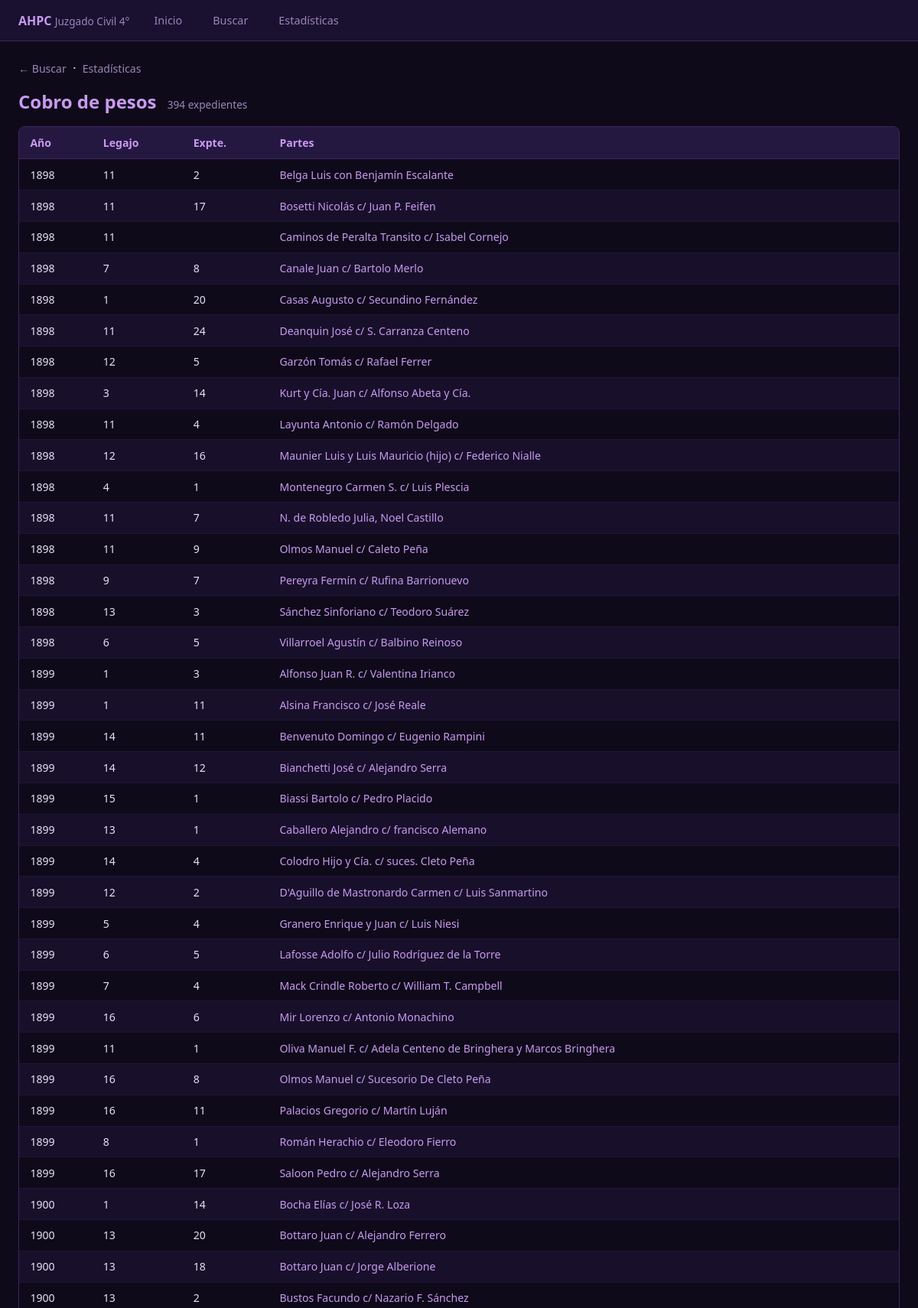
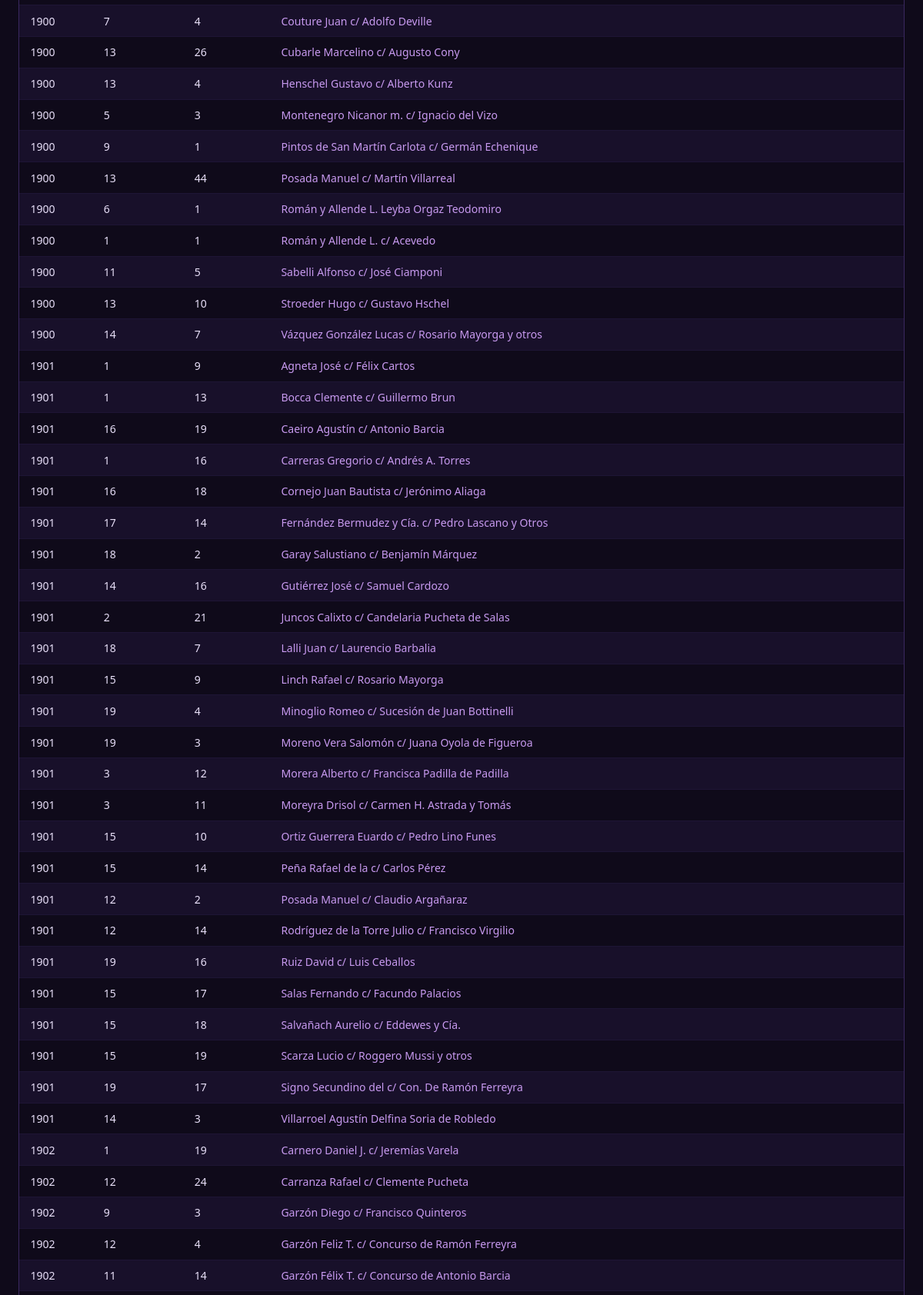
The app's page /causa/Cobro de pesos (upper part) with its own data (2 pictures, top to bottom).
### tables this page shows
CREATE TABLE registros (
    id INTEGER PRIMARY KEY AUTOINCREMENT,
    anio INTEGER,
    legajo TEXT,
    expediente TEXT,
    partes TEXT,
    causa TEXT
);

### app.py (the view)
@app.route('/causa/<path:nombre>')
def por_causa(nombre):
    rows = query("""SELECT id, anio, legajo, expediente, partes, causa
                    FROM registros WHERE causa = ?
                    ORDER BY anio ASC, partes ASC""", (nombre,))
    if not rows:
        return "Causa no encontrada", 404
    return render_template('por_causa.html', causa=nombre, registros=[dict(r) for r in rows])

### app.py (called while the page is built)
def get_db():
    conn = sqlite3.connect(DB_PATH)
    conn.row_factory = sqlite3.Row
    return conn

def query(sql, params=()):
    conn = get_db()
    cur = conn.cursor()
    cur.execute(sql, params)
    rows = cur.fetchall()
    conn.close()
    return rows

### templates/por_causa.html (shortened to what this page needs)
{% extends "base.html" %}
{% block body %}
<div class="container">
  <div style="margin-bottom:1rem">
    <a href="/buscar" style="color:var(--muted);font-size:.88rem">← Buscar</a>
    &nbsp;·&nbsp;
    <a href="/estadisticas" style="color:var(--muted);font-size:.88rem">Estadísticas</a>
  </div>
  <div class="page-title">
    {{ causa }}
    <small>{{ registros|length }} expediente{{ 's' if registros|length != 1 }}</small>
  </div>
  <div class="tbl-wrap">
    <table>
      <thead>
        <tr><th>Año</th><th>Legajo</th><th>Expte.</th><th>Partes</th></tr>
      </thead>
      <tbody>
        {% for r in registros %}
        <tr>
          <td>{{ r.anio or '' }}</td>
          <td>{{ r.legajo or '' }}</td>
          <td>{{ r.expediente or '' }}</td>
          <td><a href="/detalle/{{ r.id }}">{{ r.partes }}</a></td>
        </tr>
        {% endfor %}
      </tbody>
    </table>
  </div>
</div>
{% endblock %}

### templates/base.html (style rules this page uses)
:root { --bg:#0f0a1a; --surface:#1a1030; --surface2:#251840; --accent:#9b59d0; --accent2:#c89af0; --accent3:#6c3a9e; --text:#e8dff8; --muted:#9a87b8; --border:#3a2860; --row1:#fff; --row2:#f5f0ff; }
* { box-sizing:border-box;margin:0;padding:0 }
body { background:var(--bg);color:var(--text);font-family:'Segoe UI',sans-serif;min-height:100vh }
a { color:var(--accent2);text-decoration:none }
.container { max-width:1200px;margin:0 auto;padding:1.5rem }
.page-title { font-size:1.5rem;font-weight:700;margin-bottom:1rem;color:var(--accent2) }
.page-title small { font-size:.85rem;color:var(--muted);font-weight:400;margin-left:.5rem }
.tbl-wrap { overflow-x:auto;border-radius:8px;border:1px solid var(--border) }
table { width:100%;border-collapse:collapse;font-size:.88rem }
thead th { background:var(--surface2);color:var(--accent2);padding:.7rem .9rem;text-align:left;font-weight:600;white-space:nowrap;border-bottom:1px solid var(--border) }
tbody tr:nth-child(even) { background:#18102a }
tbody td { padding:.65rem .9rem;border-bottom:1px solid #1e1535;vertical-align:top }

### records on screen
registros: anio "1898", legajo "11", expediente "2", partes "Belga Luis con Benjamín Escalante"
registros: anio "1898", legajo "11", expediente "17", partes "Bosetti Nicolás c/ Juan P. Feifen"
registros: anio "1898", legajo "11", partes "Caminos de Peralta Transito c/ Isabel Cornejo"
registros: anio "1898", legajo "7", expediente "8", partes "Canale Juan c/ Bartolo Merlo"
registros: anio "1898", legajo "1", expediente "20", partes "Casas Augusto c/ Secundino Fernández"
registros: anio "1898", legajo "11", expediente "24", partes "Deanquin José c/ S. Carranza Centeno"
registros: anio "1899", legajo "1", expediente "3", partes "Alfonso Juan R. c/ Valentina Irianco"
registros: anio "1899", legajo "1", expediente "11", partes "Alsina Francisco c/ José Reale"
registros: anio "1899", legajo "14", expediente "11", partes "Benvenuto Domingo c/ Eugenio Rampini"
registros: anio "1899", legajo "14", expediente "12", partes "Bianchetti José c/ Alejandro Serra"
registros: anio "1899", legajo "15", expediente "1", partes "Biassi Bartolo c/ Pedro Placido"
registros: anio "1899", legajo "13", expediente "1", partes "Caballero Alejandro c/ francisco Alemano"
registros: anio "1899", legajo "14", expediente "4", partes "Colodro Hijo y Cía. c/ suces. Cleto Peña"
registros: anio "1899", legajo "12", expediente "2", partes "D'Aguillo de Mastronardo Carmen c/ Luis Sanmartino"
registros: anio "1900", legajo "1", expediente "14", partes "Bocha Elías c/ José R. Loza"
registros: anio "1900", legajo "13", expediente "20", partes "Bottaro Juan c/ Alejandro Ferrero"
registros: anio "1900", legajo "13", expediente "18", partes "Bottaro Juan c/ Jorge Alberione"
registros: anio "1900", legajo "13", expediente "2", partes "Bustos Facundo c/ Nazario F. Sánchez"
registros: anio "1900", legajo "7", expediente "4", partes "Couture Juan c/ Adolfo Deville"
registros: anio "1900", legajo "13", expediente "26", partes "Cubarle Marcelino c/ Augusto Cony"
registros: anio "1901", legajo "1", expediente "9", partes "Agneta José c/ Félix Cartos"
registros: anio "1901", legajo "1", expediente "13", partes "Bocca Clemente c/ Guillermo Brun"
registros: anio "1901", legajo "16", expediente "19", partes "Caeiro Agustín c/ Antonio Barcia"
registros: anio "1901", legajo "1", expediente "16", partes "Carreras Gregorio c/ Andrés A. Torres"
registros: anio "1901", legajo "16", expediente "18", partes "Cornejo Juan Bautista c/ Jerónimo Aliaga"
registros: anio "1902", legajo "1", expediente "19", partes "Carnero Daniel J. c/ Jeremías Varela"
registros: anio "1902", legajo "12", expediente "24", partes "Carranza Rafael c/ Clemente Pucheta"

### other values on screen
{{ causa }} "Cobro de pesos"
{{ registros|length }} "394"
{{ 's' if registros|length != 1 }} "s"
{{ r.anio or '' }} "1898" "1898" "1898" "1898" "1898" "1898" "1898" "1898" "1898" "1898" "1899" "1899" "1899" "1899" "1899" "1899" "1899" "1899" "1899" "1900" "1900" "1900" "1900" "1900" "1900" "1900" "1900" "1900" "1901" "1901" "1901" "1901" "1901" "1901" "1901" "1901" "1901" "1901" "1901" "1901" "1901" "1901" "1901" "1901" "1901" "1901" "1901" "1901" "1902" "1902" "1902"
{{ r.legajo or '' }} "12" "3" "11" "12" "4" "11" "11" "9" "13" "6" "5" "6" "7" "16" "11" "16" "16" "8" "16" "13" "5" "9" "13" "6" "1" "11" "13" "14" "17" "18" "14" "2" "18" "15" "19" "19" "3" "3" "15" "15" "12" "12" "19" "15" "15" "15" "19" "14" "9" "12" "11"
{{ r.expediente or '' }} "5" "14" "4" "16" "1" "7" "9" "7" "3" "5" "4" "5" "4" "6" "1" "8" "11" "1" "17" "4" "3" "1" "44" "1" "1" "5" "10" "7" "14" "2" "16" "21" "7" "9" "4" "3" "12" "11" "10" "14" "2" "14" "16" "17" "18" "19" "17" "3" "3" "4" "14"
{{ r.partes }} "Garzón Tomás c/ Rafael Ferrer" "Kurt y Cía. Juan c/ Alfonso Abeta y Cía." "Layunta Antonio c/ Ramón Delgado" "Maunier Luis y Luis Mauricio (hijo) c/ Federico Nialle" "Montenegro Carmen S. c/ Luis Plescia" "N. de Robledo Julia, Noel Castillo" "Olmos Manuel c/ Caleto Peña" "Pereyra Fermín c/ Rufina Barrionuevo" "Sánchez Sinforiano c/ Teodoro Suárez" "Villarroel Agustín c/ Balbino Reinoso" "Granero Enrique y Juan c/ Luis Niesi" "Lafosse Adolfo c/ Julio Rodríguez de la Torre" "Mack Crindle Roberto c/ William T. Campbell" "Mir Lorenzo c/ Antonio Monachino" "Oliva Manuel F. c/ Adela Centeno de Bringhera y Marcos Bringhera" "Olmos Manuel c/ Sucesorio De Cleto Peña" "Palacios Gregorio c/ Martín Luján" "Román Herachio c/ Eleodoro Fierro" "Saloon Pedro c/ Alejandro Serra" "Henschel Gustavo c/ Alberto Kunz" "Montenegro Nicanor m. c/ Ignacio del Vizo" "Pintos de San Martín Carlota c/ Germán Echenique" "Posada Manuel c/ Martín Villarreal" "Román y Allende L. Leyba Orgaz Teodomiro" "Román y Allende L. c/ Acevedo" "Sabelli Alfonso c/ José Ciamponi" "Stroeder Hugo c/ Gustavo Hschel" "Vázquez González Lucas c/ Rosario Mayorga y otros" "Fernández Bermudez y Cía. c/ Pedro Lascano y Otros" "Garay Salustiano c/ Benjamín Márquez" "Gutiérrez José c/ Samuel Cardozo" "Juncos Calixto c/ Candelaria Pucheta de Salas" "Lalli Juan c/ Laurencio Barbalia" "Linch Rafael c/ Rosario Mayorga" "Minoglio Romeo c/ Sucesión de Juan Bottinelli" "Moreno Vera Salomón c/ Juana Oyola de Figueroa" "Morera Alberto c/ Francisca Padilla de Padilla" "Moreyra Drisol c/ Carmen H. Astrada y Tomás" "Ortiz Guerrera Euardo c/ Pedro Lino Funes" "Peña Rafael de la c/ Carlos Pérez" "Posada Manuel c/ Claudio Argañaraz" "Rodríguez de la Torre Julio c/ Francisco Virgilio" "Ruiz David c/ Luis Ceballos" "Salas Fernando c/ Facundo Palacios" "Salvañach Aurelio c/ Eddewes y Cía." "Scarza Lucio c/ Roggero Mussi y otros" "Signo Secundino del c/ Con. De Ramón Ferreyra" "Villarroel Agustín Delfina Soria de Robledo" "Garzón Diego c/ Francisco Quinteros" "Garzón Feliz T. c/ Concurso de Ramón Ferreyra" "Garzón Félix T. c/ Concurso de Antonio Barcia"
